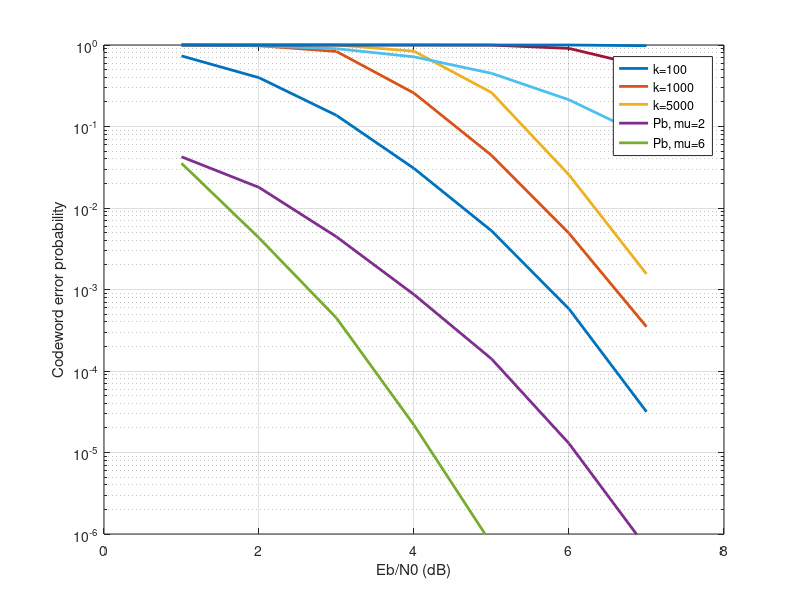

Reproduce this figure in MATLAB.
x = 1:7;
y_100 = [7.35e-01 3.97e-1 1.37e-1 3.06e-2 5.25e-3 5.79e-4 3.16e-5];
y_1000 = [1 9.8e-1 8.33e-1 2.57e-1 4.43e-02 4.89e-03 3.49e-04];
y_5000 = [1 1 1 8.40e-01 2.61e-01 2.55e-02 1.55e-03];

pb_2 = [4.25e-02 1.79e-02 4.43e-03 8.67e-04 1.41e-04 1.29e-05 6.80e-07];

pb_6 = [3.54e-02 4.3e-03 4.46e-04 2.17e-05 7.56e-07];

p = zeros(1,7);
for ii=x
    p(ii) = qfunc(sqrt(2*10^(ii/10)));
end

u_100 = 1-(1-p).^100;
u_1000 = 1-(1-p).^1000;
u_5000 = 1-(1-p).^5000;

semilogy(x, y_100,'LineWidth',2), grid, hold on
% semilogy(x, y_ht,'LineWidth',2)
semilogy(x, y_1000,'LineWidth',2)
% semilogy(x, y_st,'LineWidth',2)
semilogy(x, y_5000,'LineWidth',2)
semilogy(x, pb_2,'LineWidth',2)
semilogy(1:5, pb_6,'LineWidth',2)


semilogy(x, u_100,'LineWidth',2)
semilogy(x, u_1000,'LineWidth',2)
semilogy(x, u_5000,'LineWidth',2)

xlim([1 9])
xlabel('Eb/N0 (dB)')
ylabel('Codeword error probability')
legend('k=100', 'k=1000', 'k=5000', 'Pb, mu=2', 'Pb, mu=6')
axis([0 8 1e-6 1])
